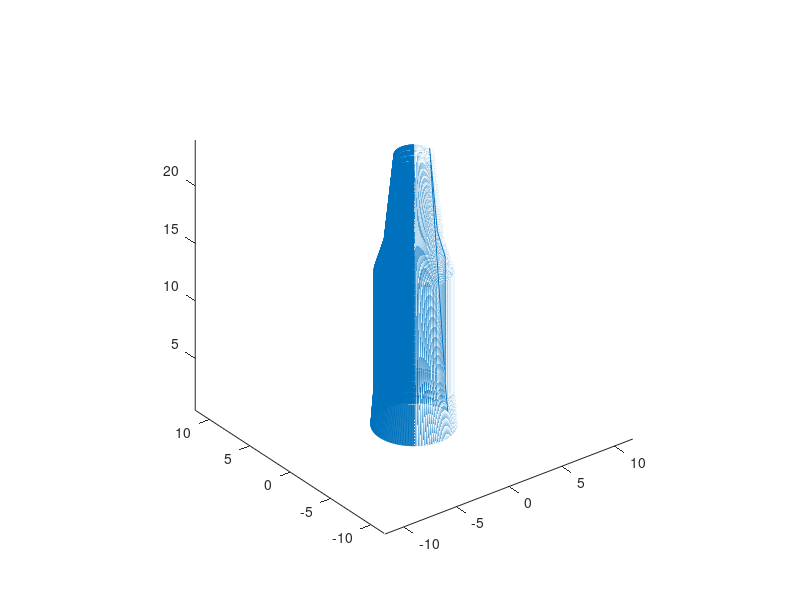

Recreate this plot in MATLAB.
% Punkty zebrane z butelki piwa:
piwo = [ones(1, 360)*6.5/2];
piwo = [piwo; ones(1, 360)*6.4/2];
piwo = [piwo; ones(1, 360)*6.3/2];
piwo = [piwo; ones(1, 360)*6.2/2];
piwo = [piwo; ones(1, 360)*6.1/2];
piwo = [piwo; ones(1, 360)*6.0/2];
piwo = [piwo; ones(1, 360)*6.0/2];
piwo = [piwo; ones(1, 360)*6.0/2];
piwo = [piwo; ones(1, 360)*6.0/2];
piwo = [piwo; ones(1, 360)*6.0/2];
piwo = [piwo; ones(1, 360)*6.0/2];
piwo = [piwo; ones(1, 360)*6.0/2];
piwo = [piwo; ones(1, 360)*6.0/2];
piwo = [piwo; ones(1, 360)*6.0/2];
piwo = [piwo; ones(1, 360)*6.0/2];
piwo = [piwo; ones(1, 360)*6.0/2];
piwo = [piwo; ones(1, 360)*6.0/2];
piwo = [piwo; ones(1, 360)*6.0/2];
piwo = [piwo; ones(1, 360)*6.0/2];
piwo = [piwo; ones(1, 360)*6.0/2];
piwo = [piwo; ones(1, 360)*6.0/2];
piwo = [piwo; ones(1, 360)*6.0/2];
piwo = [piwo; ones(1, 360)*6.0/2];
piwo = [piwo; ones(1, 360)*6.0/2];
piwo = [piwo; ones(1, 360)*6.0/2];
piwo = [piwo; ones(1, 360)*6.0/2];
piwo = [piwo; ones(1, 360)*6.0/2];
piwo = [piwo; ones(1, 360)*6.0/2];
piwo = [piwo; ones(1, 360)*5.7/2];
piwo = [piwo; ones(1, 360)*5.4/2];
piwo = [piwo; ones(1, 360)*5.1/2];
piwo = [piwo; ones(1, 360)*4.8/2];
piwo = [piwo; ones(1, 360)*4.5/2];
piwo = [piwo; ones(1, 360)*4.4/2];
piwo = [piwo; ones(1, 360)*4.3/2];
piwo = [piwo; ones(1, 360)*4.2/2];
piwo = [piwo; ones(1, 360)*4.1/2];
piwo = [piwo; ones(1, 360)*4.0/2];
piwo = [piwo; ones(1, 360)*3.9/2];
piwo = [piwo; ones(1, 360)*3.8/2];
piwo = [piwo; ones(1, 360)*3.7/2];
piwo = [piwo; ones(1, 360)*3.6/2];
piwo = [piwo; ones(1, 360)*3.5/2];
piwo = [piwo; ones(1, 360)*3.4/2];
piwo = [piwo; ones(1, 360)*3.3/2];
piwo = [piwo; ones(1, 360)*3.2/2];
piwo = [piwo; ones(1, 360)*3.1/2];
piwo = [piwo; ones(1, 360)*3.0/2];

% Znamy promień i kąt. Trzeba wyliczyć zwykłe zmienne:
piwo_x = [];
piwo_y = [];
piwo_z = [];
for i = 1:360
  piwo_x = [piwo_x (cos(i/180*pi)*piwo(:,1))'];
  piwo_y = [piwo_y (sin(i/180*pi)*piwo(:,1))'];
  piwo_z = [piwo_z [0.5:0.5:24]];
end

% Rysujemy wykres:
plot3(piwo_x, piwo_y, piwo_z)
axis("equal")